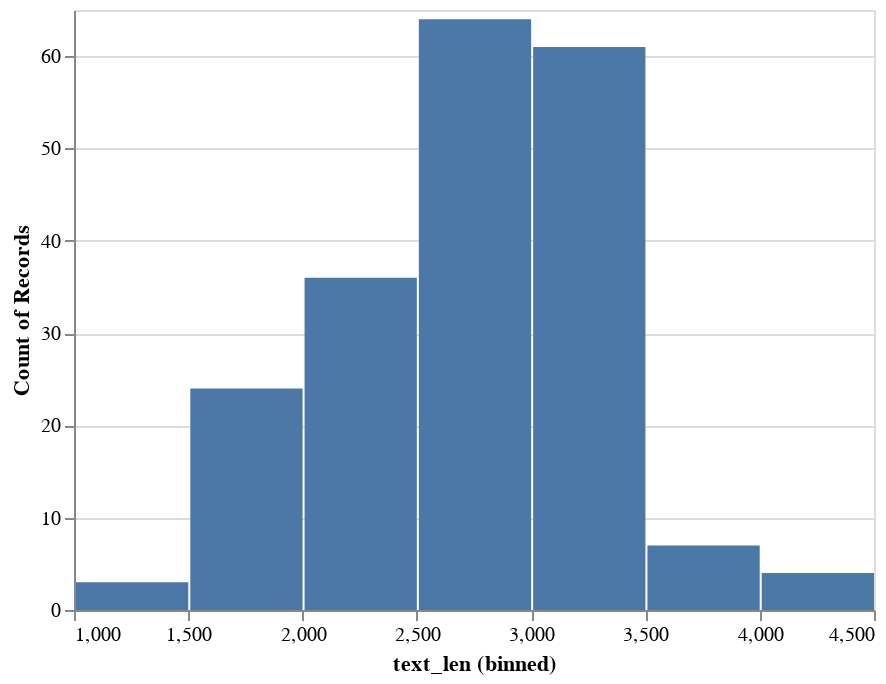

The cell this chart's notebook holds for it:
### Code cell
alt.Chart(undf.groupby('code_3', as_index=False)['text_len'].mean()).mark_bar().encode(
alt.X('text_len', bin=True), y='count()')

### Figure 1 — Vega-Lite specification as saved in the notebook (floating-point values rounded to 4 significant figures; data arrays with more than 128 entries replaced by an {"elided": "..."} marker saying what was removed)
{"$schema": "https://vega.github.io/schema/vega-lite/v2.6.0.json", "config": {"view": {"height": 300, "width": 400}}, "data": {"name": "data-39751ee8e4db5b77d6cd73daccc86957"}, "datasets": {"data-39751ee8e4db5b77d6cd73daccc86957": {"elided": "199 records"}}, "encoding": {"x": {"bin": true, "field": "text_len", "type": "quantitative"}, "y": {"aggregate": "count", "type": "quantitative"}}, "mark": "bar"}
